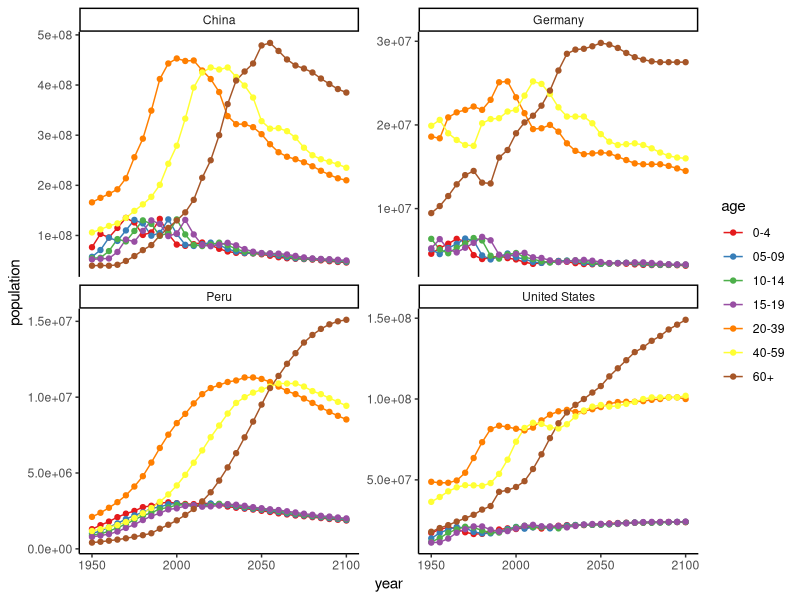

Generate this figure with R: (Note: this script raises an error after producing the figure.)
library(tidyverse)
df <- read_csv("gapminder_tidy.csv")

theme_set(theme_classic())


# Age distribution over time in 4 countries

p <- df %>% 
  filter(country %in% c("Germany", "United States", "China", "Peru")) %>%
  ggplot(aes(x = year, y = population, group = age, color = age)) +
  geom_line() + geom_point() +
  facet_wrap(~country, scales = "free_y") +
  scale_colour_brewer(palette = "Set1")
p
p1<-df %>%
  filter(age %>% c("Germany", "China")) %>%
  ggplot(aes(x = age, y= population, group = country, color=country)) +
  geom_line() +geom_point() + 
  facet_wrap(~age, scales = "free_y") +
  scale_color_brewer(palette = "Set1")
p1
ggsave("plot.png", p)


# Top 10 countries in 1950 wrt total population

# Top 10 countries in 2100 wrt total population

# Top 10 countries with respect to the change in total population between 1950 and 2100

# etc.
